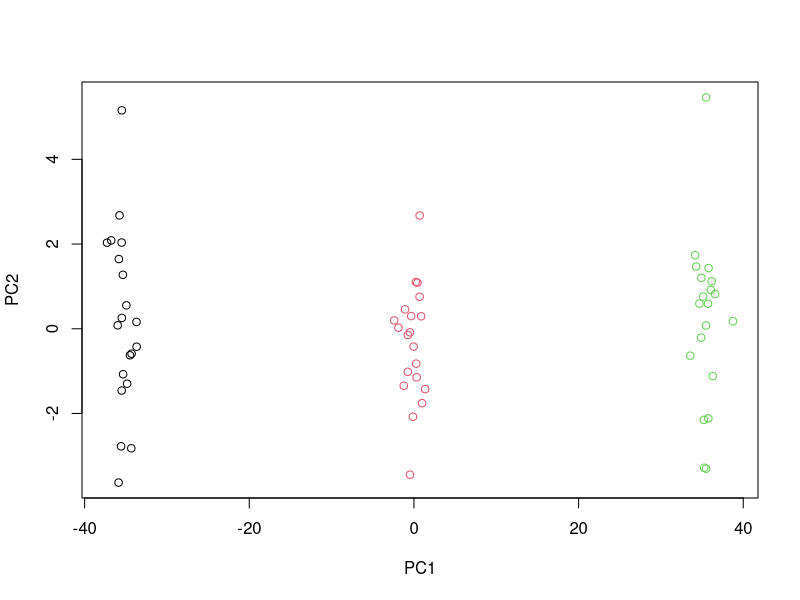
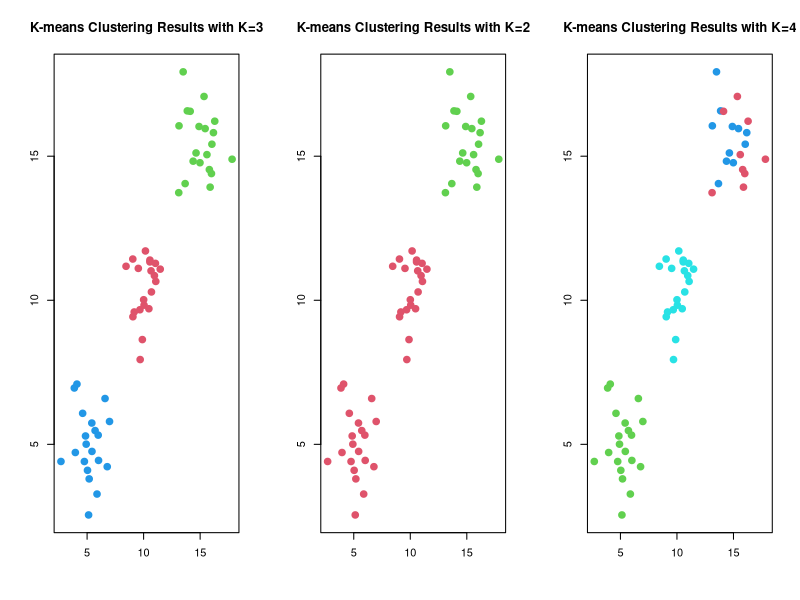
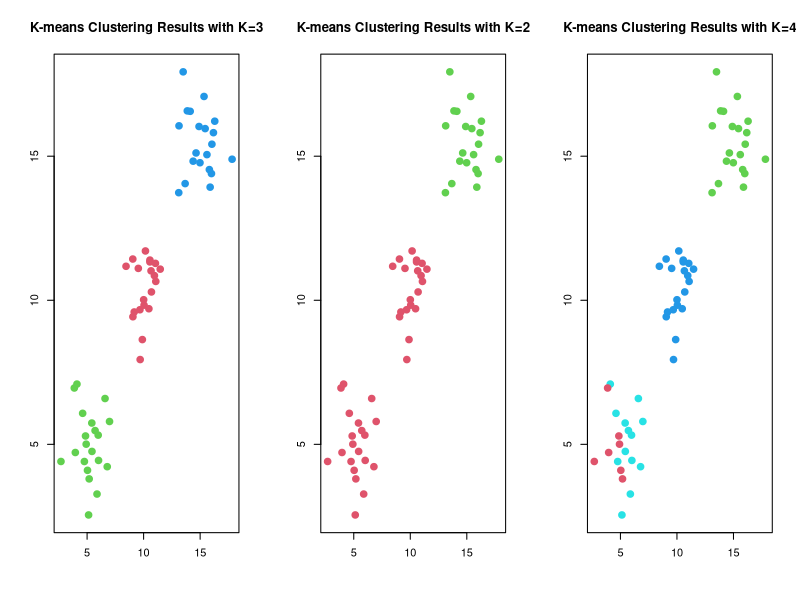
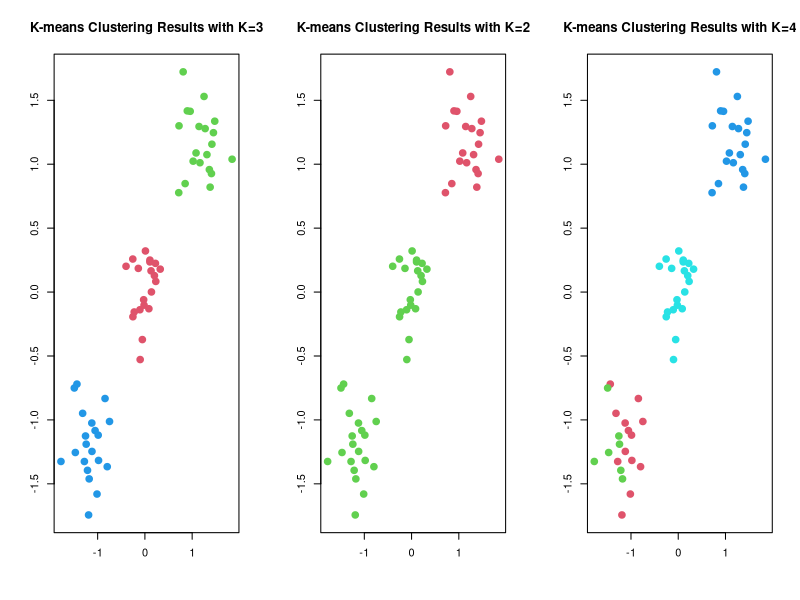

The R source for these figures, in order:
set.seed(2)

n = 20
m = 50
data = rbind(matrix(rnorm(n*m, mean=5),n,m),
             matrix(rnorm(n*m, mean=10),n,m),
             matrix(rnorm(n*m, mean=15),n,m))

pr.out = prcomp(data)
par(mfrow=c(1,1))

plot(pr.out$x[,1:2], col=c(rep(1,20), rep(2,20), rep(3,20)))

summary(pr.out)$importance[2,]

par(mfrow=c(1,3))

km.out = kmeans(data, 3, nstart=20)
plot(data, col=(km.out$cluster+1), main='K-means Clustering Results with K=3', 
xlab='', ylab='', pch=20, cex=2)

km.out2 = kmeans(data, 2, nstart=20)
plot(data, col=(km.out2$cluster+1), main='K-means Clustering Results with K=2', 
     xlab='', ylab='', pch=20, cex=2)

km.out4 = kmeans(data, 4, nstart=20)
plot(data, col=(km.out4$cluster+1), main='K-means Clustering Results with K=4', 
     xlab='', ylab='', pch=20, cex=2)

#kmeans with the 2 first Principal components
km.outpc = kmeans(pr.out$x[,1:2], 3, nstart=20)
plot(data, col=(km.outpc$cluster+1), main='K-means Clustering Results with K=3', 
     xlab='', ylab='', pch=20, cex=2)

km.outpc2 = kmeans(pr.out$x[,1:2], 2, nstart=20)
plot(data, col=(km.outpc2$cluster+1), main='K-means Clustering Results with K=2', 
     xlab='', ylab='', pch=20, cex=2)

km.outpc4 = kmeans(pr.out$x[,1:2], 4, nstart=20)
plot(data, col=(km.outpc4$cluster+1), main='K-means Clustering Results with K=4', 
     xlab='', ylab='', pch=20, cex=2)

# with scaled data
scaled_data = scale(data)


km.outpc = kmeans(pr.out$x[,1:2], 3, nstart=20)
plot(scaled_data, col=(km.outpc$cluster+1), main='K-means Clustering Results with K=3', 
     xlab='', ylab='', pch=20, cex=2)

km.outpc2 = kmeans(pr.out$x[,1:2], 2, nstart=20)
plot(scaled_data, col=(km.outpc2$cluster+1), main='K-means Clustering Results with K=2', 
     xlab='', ylab='', pch=20, cex=2)

km.outpc4 = kmeans(pr.out$x[,1:2], 4, nstart=20)
plot(scaled_data, col=(km.outpc4$cluster+1), main='K-means Clustering Results with K=4', 
     xlab='', ylab='', pch=20, cex=2)